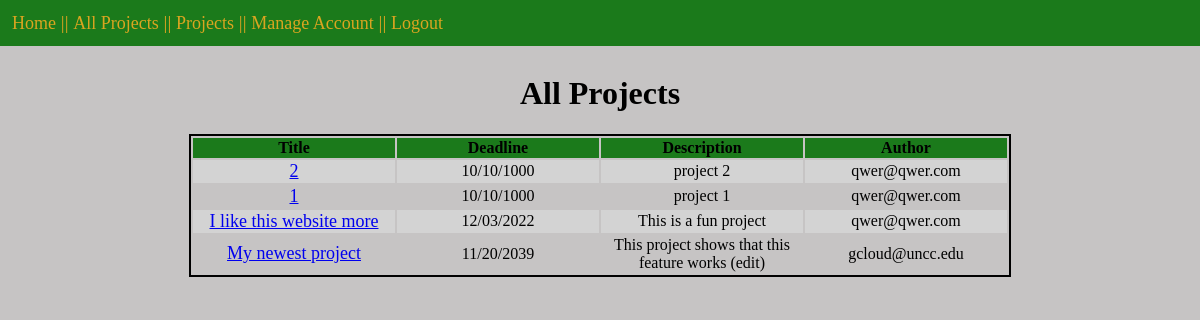
The page /all_projects (signed in) on the database its author committed.
### models.py (models this page shows, shortened)
class Project(db.Model):
    id = db.Column("id", db.Integer, primary_key=True)
    title = db.Column("title", db.String(200))
    text = db.Column("text", db.String(100))
    deadline = db.Column("deadline", db.String(50))
    user_id = db.Column(db.Integer, db.ForeignKey("user.id"), nullable=False)
    comments = db.relationship("Comment", backref="project", cascade = "all, delete-orphan", lazy=True)

class User(db.Model):
    id = db.Column("id", db.Integer, primary_key=True)
    first_name = db.Column("first_name", db.String(30))
    last_name = db.Column("last_name", db.String(30))
    email = db.Column("email", db.String(100))
    name = db.Column("name", db.String(20))
    password = db.Column(db.String(255), nullable=False)
    registered_on = db.Column(db.DateTime, nullable=False)
    project = db.relationship("Project", backref="user", lazy=True)
    comments = db.relationship("Comment", backref="user", lazy=True)

### project.py (the view)
@app.route('/all_projects')
def all_projects():
    if(session.get('user')):
        projects = db.session.query(Project).all()
        return render_template('all_projects.html', projects = projects, user=session['user'])
    else:
        return redirect(url_for('login'))

### templates/all_projects.html (shortened to what this page needs)
<!DOCTYPE html>
<html lang="en">
    <head>
        <link rel="stylesheet" href="{{ url_for('static', filename='styles.css') }}">
        <header>
            <nav>
                <a href="{{ url_for('index') }}"> Home</a> ||
                <a href="{{ url_for('all_projects') }}">All Projects</a> ||
                <a href="{{ url_for('get_projects') }}"> Projects</a> ||
                <a href="{{ url_for('view_account') }}">Manage Account</a> ||
                <a href="{{ url_for('logout') }}">Logout</a>
            </nav>
        </header>
    </head>
    <body>
        <br>
        <h1>All Projects</h1>
        <table>
            <tr>
                <th>Title</th>
                <th>Deadline</th>
                <th>Description</th>
                <th>Author</th>
            </tr>
            {% for value in projects %}
            <tr>
                <td><a href="{{ url_for('view_project', project_id=value.id) }}">{{ value.title }}</a></td>
                <td>{{ value.deadline }}</td>
                <td>{{ value.text }}</td>
                <td>{{ value.user.email }}</td>
            </tr>
            {% endfor %}
        </table>
    </body>
</html>

### static/styles.css (style rules this page uses)
header nav { position: fixed; top: 0; left: 0; width: 100%; list-style-type: none; margin: 0; padding: 0; overflow: hidden; background-color: rgb(27, 122, 27); color: goldenrod; display: block; padding: 12px 12px; text-decoration: none; font-size: larger; text-align: left; }
header a { color: goldenrod; text-decoration: none; }
body { margin: 3%; background-color: rgb(198, 196, 196); text-align: center; }
table { margin-left: auto; margin-right: auto; border: 2px solid black; }
th { width: 200px; background-color: rgb(27, 122, 27); }
tr:nth-child(even) { background-color: lightgray; }
td { width: 100px; border: black; }
a { font-size: large; }

### rows shown on the page
Project: title "2", deadline "10/10/1000", text "project 2", user.email "qwer@qwer.com"
Project: title "1", deadline "10/10/1000", text "project 1", user.email "qwer@qwer.com"
Project: title "I like this website more", deadline "12/03/2022", text "This is a fun project", user.email "qwer@qwer.com"
Project: title "My newest project", deadline "11/20/2039", text "This project shows that this feature works (edit)", user.email "gcloud@uncc.edu"
